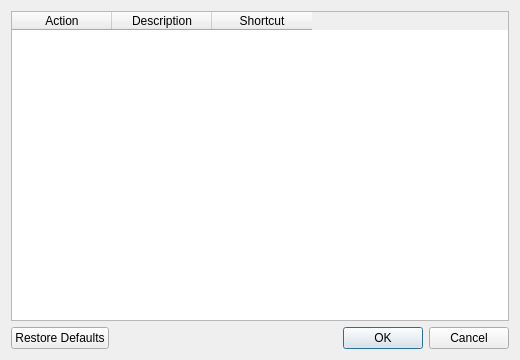
<?xml version="1.0" encoding="UTF-8"?>
<ui version="4.0">
 <comment>
    MIDI Virtual Piano Keyboard
    Copyright (C) 2008-2015, Pedro Lopez-Cabanillas
    Copyright (C) 2005-2015, rncbc aka Rui Nuno Capela. All rights reserved.

    This program is free software; you can redistribute it and/or modify
    it under the terms of the GNU General Public License as published by
    the Free Software Foundation; either version 3 of the License, or
    (at your option) any later version.

    This program is distributed in the hope that it will be useful,
    but WITHOUT ANY WARRANTY; without even the implied warranty of
    MERCHANTABILITY or FITNESS FOR A PARTICULAR PURPOSE.  See the
    GNU General Public License for more details.

    You should have received a copy of the GNU General Public License along
    with this program; If not, see http://www.gnu.org/licenses/
 </comment>
 <class>ShortcutDialog</class>
 <widget class="QDialog" name="ShortcutDialog">
  <property name="geometry">
   <rect>
    <x>0</x>
    <y>0</y>
    <width>520</width>
    <height>360</height>
   </rect>
  </property>
  <property name="windowTitle">
   <string>Keyboard Shortcuts</string>
  </property>
  <property name="windowIcon">
   <iconset resource="../data/vmpk.qrc">
    <normaloff>:/vpiano/vmpk_32x32.png</normaloff>:/vpiano/vmpk_32x32.png</iconset>
  </property>
  <layout class="QVBoxLayout">
   <item>
    <widget class="QTableWidget" name="ShortcutTable">
     <property name="tabKeyNavigation">
      <bool>false</bool>
     </property>
     <property name="showDropIndicator" stdset="0">
      <bool>false</bool>
     </property>
     <property name="dragDropOverwriteMode">
      <bool>false</bool>
     </property>
     <property name="alternatingRowColors">
      <bool>true</bool>
     </property>
     <property name="selectionMode">
      <enum>QAbstractItemView::SingleSelection</enum>
     </property>
     <property name="selectionBehavior">
      <enum>QAbstractItemView::SelectRows</enum>
     </property>
     <property name="columnCount">
      <number>3</number>
     </property>
     <column>
      <property name="text">
       <string>Action</string>
      </property>
     </column>
     <column>
      <property name="text">
       <string>Description</string>
      </property>
     </column>
     <column>
      <property name="text">
       <string>Shortcut</string>
      </property>
     </column>
    </widget>
   </item>
   <item>
    <widget class="QDialogButtonBox" name="DialogButtonBox">
     <property name="orientation">
      <enum>Qt::Horizontal</enum>
     </property>
     <property name="standardButtons">
      <set>QDialogButtonBox::Cancel|QDialogButtonBox::Ok|QDialogButtonBox::RestoreDefaults</set>
     </property>
    </widget>
   </item>
  </layout>
 </widget>
 <tabstops>
  <tabstop>ShortcutTable</tabstop>
  <tabstop>DialogButtonBox</tabstop>
 </tabstops>
 <resources>
  <include location="../data/vmpk.qrc"/>
 </resources>
 <connections/>
</ui>
